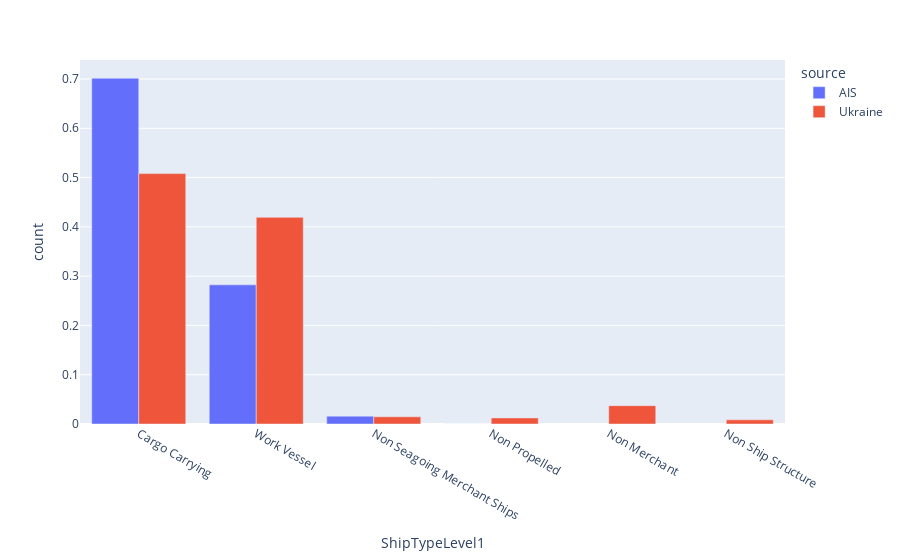

Write notebook code for a chart like this one.
### Markdown cell above
## Secteur

### Code cell
x = AIS_enriched.value_counts("ShipTypeLevel1", normalize = True)
y = ship_data_enriched.value_counts("ShipTypeLevel1", normalize = True)


temp = pd.concat(
    [x.reset_index().assign(source="AIS"),
     y.reset_index().assign(source="Ukraine")]
)
temp = temp.rename({0: "count"}, axis = 1)

fig = px.bar(temp, x='ShipTypeLevel1', y='count', color = "source", barmode='group')
fig.show()

### Figure 1 — Plotly figure (JSON) as saved in the notebook; plotly's stock layout.template omitted (floating-point values rounded to 4 significant figures)
{"data": [{"alignmentgroup": "True", "hovertemplate": "source=AIS<br>ShipTypeLevel1=%{x}<br>count=%{y}<extra></extra>", "legendgroup": "AIS", "marker": {"color": "#636efa", "pattern": {"shape": ""}}, "name": "AIS", "offsetgroup": "AIS", "orientation": "v", "showlegend": true, "textposition": "auto", "type": "bar", "x": ["Cargo Carrying", "Work Vessel", "Non Seagoing Merchant Ships", "Non Propelled"], "xaxis": "x", "y": [0.7016, 0.2824, 0.01595, 2.499e-05], "yaxis": "y"}, {"alignmentgroup": "True", "hovertemplate": "source=Ukraine<br>ShipTypeLevel1=%{x}<br>count=%{y}<extra></extra>", "legendgroup": "Ukraine", "marker": {"color": "#EF553B", "pattern": {"shape": ""}}, "name": "Ukraine", "offsetgroup": "Ukraine", "orientation": "v", "showlegend": true, "textposition": "auto", "type": "bar", "x": ["Cargo Carrying", "Work Vessel", "Non Merchant", "Non Seagoing Merchant Ships", "Non Propelled", "Non Ship Structure"], "xaxis": "x", "y": [0.508, 0.4193, 0.03719, 0.01456, 0.01239, 0.008528], "yaxis": "y"}], "layout": {"autosize": true, "barmode": "group", "legend": {"title": {"text": "source"}, "tracegroupgap": 0}, "margin": {"t": 60}, "xaxis": {"anchor": "y", "autorange": true, "domain": [0, 1], "range": [-0.5, 5.5], "title": {"text": "ShipTypeLevel1"}, "type": "category"}, "yaxis": {"anchor": "x", "autorange": true, "domain": [0, 1], "range": [0, 0.7386], "title": {"text": "count"}, "type": "linear"}}}
